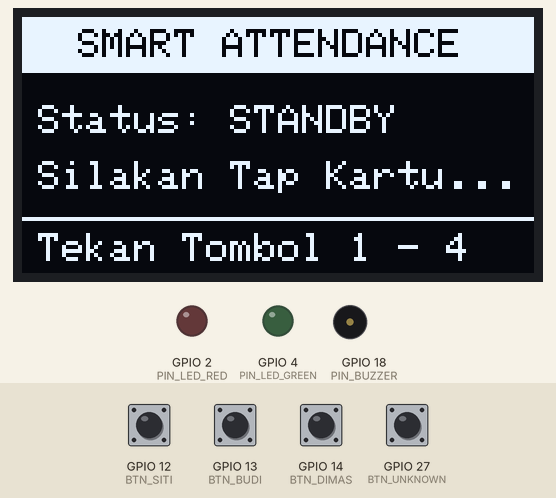
Recording of a sketch running on a simulated ESP32. On the bench: 128×64 one-colour display, output pins drawn as LEDs (lit = HIGH), buzzer (waves = sounding). Inputs (shaded band) come from the test bench; at power-on: GPIO 12 (BTN_SITI), GPIO 13 (BTN_BUDI), GPIO 14 (BTN_DIMAS), GPIO 27 (BTN_UNKNOWN) HIGH. What the sketch prints to the serial monitor is not drawn.

Above: at 1.6 s.
1.7 s: GPIO 12 (BTN_SITI) pulled LOW for 0.15 s
At 3.6 s:
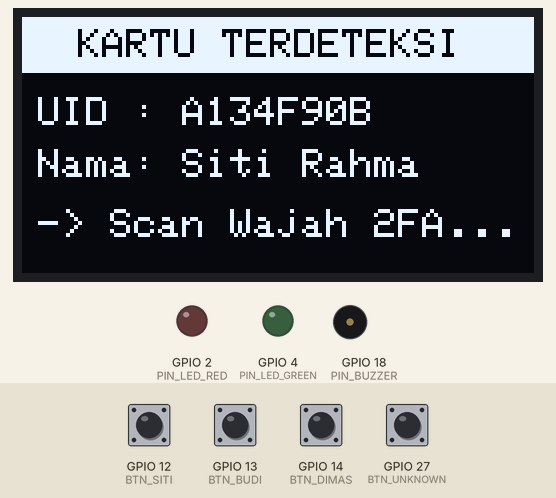
4.8 s: GPIO 27 (BTN_UNKNOWN) pulled LOW for 0.15 s
At 6.0 s:
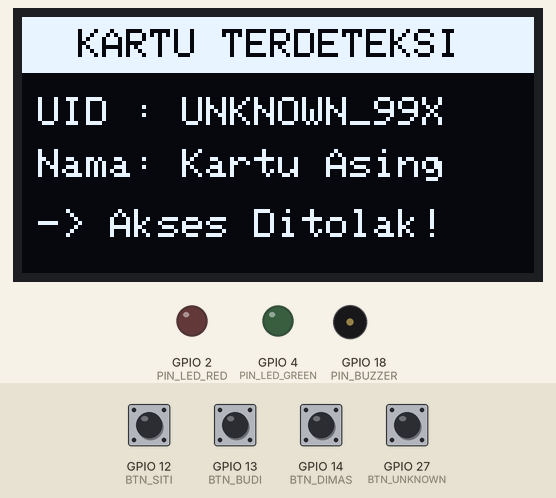
7.9 s: GPIO 13 (BTN_BUDI) pulled LOW for 0.15 s
At 8.7 s:
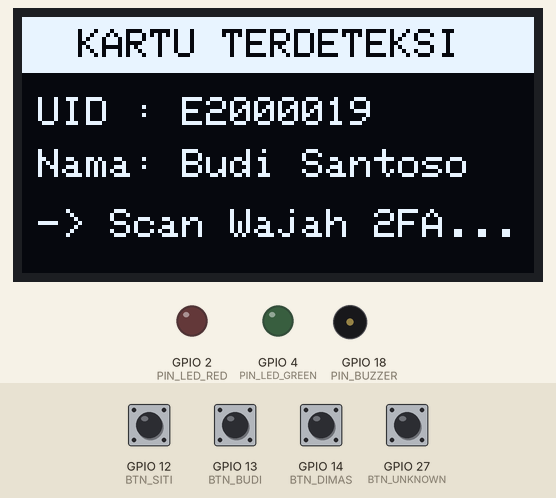
11.0 s: GPIO 14 (BTN_DIMAS) pulled LOW for 0.15 s
At 12.1 s:
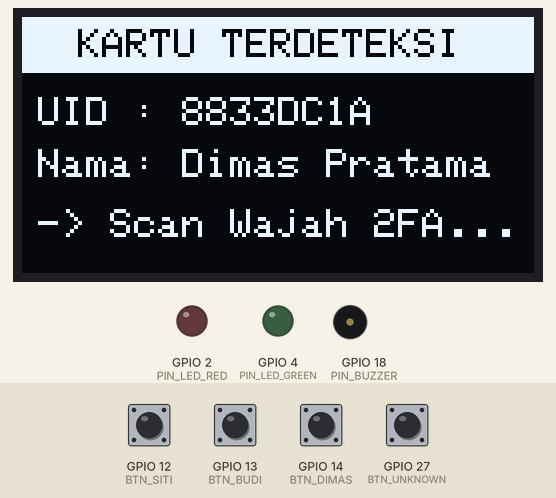
14.1 s: GPIO 14 (BTN_DIMAS) pulled LOW for 1 s
At 14.38 s:
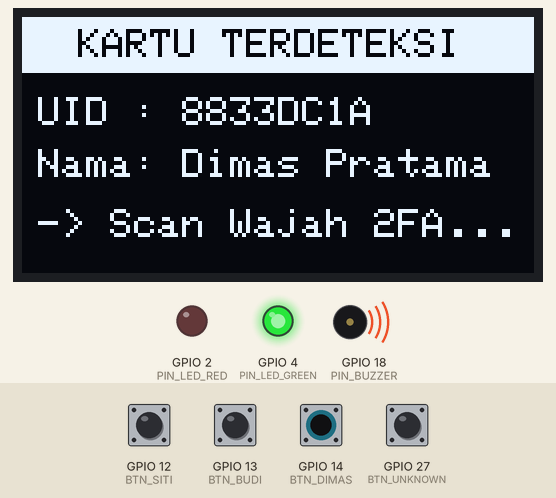
18.1 s: GPIO 12 (BTN_SITI) pulled LOW for 1 s
At 18.37 s:
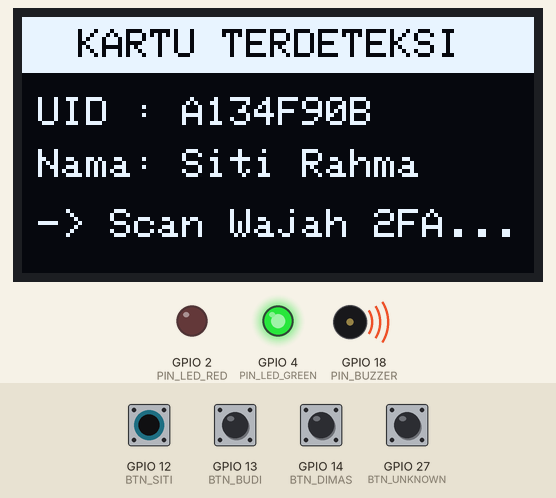
Timing chart, 0 to 21.1 s (numbered marks = the images above; inputs shaded):
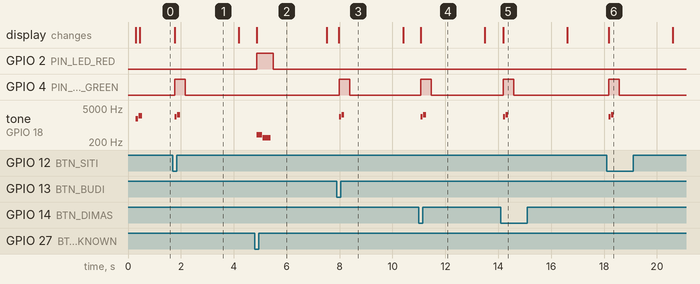

Measured:
- after the input at 1.7 s, GPIO 4 (PIN_LED_GREEN): LOW → HIGH after 0.07 s, → LOW 0.40 s later; tone on GPIO 18 (PIN_BUZZER): silent → 2200 Hz after 0.07 s, → silent 0.08 s later, → 2600 Hz 0.02 s later, → silent 0.10 s later; the display: changes after 0.07 s (image 1)
- after the input at 4.8 s, GPIO 2 (PIN_LED_RED): LOW → HIGH after 0.08 s, → LOW 0.62 s later; tone on GPIO 18 (PIN_BUZZER): silent → 400 Hz after 0.08 s, → silent 0.20 s later, → 300 Hz 0.02 s later, → silent 0.30 s later; the display: changes after 0.08 s (image 2)
- after the input at 7.9 s, GPIO 4 (PIN_LED_GREEN): LOW → HIGH after 0.08 s, → LOW 0.40 s later; tone on GPIO 18 (PIN_BUZZER): silent → 2200 Hz after 0.08 s, → silent 0.08 s later, → 2600 Hz 0.02 s later, → silent 0.10 s later; the display: changes after 0.08 s (image 3)
- after the input at 11.0 s, GPIO 4 (PIN_LED_GREEN): LOW → HIGH after 0.07 s, → LOW 0.40 s later; tone on GPIO 18 (PIN_BUZZER): silent → 2200 Hz after 0.07 s, → silent 0.08 s later, → 2600 Hz 0.02 s later, → silent 0.10 s later; the display: changes after 0.07 s (image 4)
- after the input at 14.1 s, GPIO 4 (PIN_LED_GREEN): LOW → HIGH after 0.08 s, → LOW 0.40 s later; tone on GPIO 18 (PIN_BUZZER): silent → 2200 Hz after 0.08 s, → silent 0.08 s later, → 2600 Hz 0.02 s later, → silent 0.10 s later; the display: changes after 0.08 s (image 5)
- after the input at 18.1 s, GPIO 4 (PIN_LED_GREEN): LOW → HIGH after 0.08 s, → LOW 0.40 s later; tone on GPIO 18 (PIN_BUZZER): silent → 2200 Hz after 0.08 s, → silent 0.08 s later, → 2600 Hz 0.02 s later, → silent 0.10 s later; the display: changes after 0.08 s (image 6)

The sketch:

sketch.ino
```cpp
/*
 * =========================================================================
 * SMART ATTENDANCE 2FA - ESP32 WOKWI FAST-COMPILE EDITION
 * Super Cepat Dikompilasi di Wokwi (Tanpa Timeout / Server Busy)
 * =========================================================================
 */

#include <Wire.h>
#include <Adafruit_GFX.h>
#include <Adafruit_SSD1306.h>

// =========================================================================
// KONFIGURASI PIN
// =========================================================================
#define SCREEN_WIDTH 128
#define SCREEN_HEIGHT 64
#define OLED_RESET -1
Adafruit_SSD1306 display(SCREEN_WIDTH, SCREEN_HEIGHT, &Wire, OLED_RESET);

// Output
#define PIN_BUZZER    18
#define PIN_LED_GREEN 4
#define PIN_LED_RED   2

// Tombol Simulasi Kartu RFID (Input Pullup: aktif saat ditekan / LOW)
#define BTN_BUDI      13  // Kartu 1: Budi Santoso (E2000019)
#define BTN_SITI      12  // Kartu 2: Siti Rahma   (A134F90B)
#define BTN_DIMAS     14  // Kartu 3: Dimas Pratama (8833DC1A)
#define BTN_UNKNOWN   27  // Kartu 4: Kartu Asing   (UNKNOWN_99X)

// Data Kartu Dummy
struct Card {
  const char* uid;
  const char* name;
};

const Card CARDS[] = {
  {"E2000019", "Budi Santoso"},
  {"A134F90B", "Siti Rahma"},
  {"8833DC1A", "Dimas Pratama"},
  {"UNKNOWN_99X", "Kartu Asing"}
};

// =========================================================================
// DISPLAY OLED HELPERS
// =========================================================================
void showStandbyScreen() {
  display.clearDisplay();
  display.setTextColor(SSD1306_WHITE);

  // Header
  display.fillRect(0, 0, SCREEN_WIDTH, 14, SSD1306_WHITE);
  display.setTextColor(SSD1306_BLACK, SSD1306_WHITE);
  display.setTextSize(1);
  display.setCursor(14, 3);
  display.print("SMART ATTENDANCE");

  // Body
  display.setTextColor(SSD1306_WHITE);
  display.setCursor(4, 22);
  display.print("Status: STANDBY");

  display.setCursor(4, 36);
  display.print("Silakan Tap Kartu...");

  // Footer
  display.drawLine(0, 50, SCREEN_WIDTH, 50, SSD1306_WHITE);
  display.setCursor(4, 54);
  display.print("Tekan Tombol 1 - 4");

  display.display();
}

void showScannedScreen(const char* uid, const char* name, bool isKnown) {
  display.clearDisplay();
  display.setTextColor(SSD1306_WHITE);

  // Header
  display.fillRect(0, 0, SCREEN_WIDTH, 14, SSD1306_WHITE);
  display.setTextColor(SSD1306_BLACK, SSD1306_WHITE);
  display.setTextSize(1);
  display.setCursor(14, 3);
  display.print("KARTU TERDETEKSI");

  // Detail
  display.setTextColor(SSD1306_WHITE);
  display.setCursor(4, 20);
  display.print("UID : ");
  display.print(uid);

  display.setCursor(4, 33);
  display.print("Nama: ");
  display.print(name);

  display.setCursor(4, 48);
  if (isKnown) {
    display.print("-> Scan Wajah 2FA...");
  } else {
    display.print("-> Akses Ditolak!");
  }

  display.display();
}

// =========================================================================
// FEEDBACK SUARA & LED
// =========================================================================
void triggerTapFeedback(bool isKnown) {
  if (isKnown) {
    digitalWrite(PIN_LED_GREEN, HIGH);
    tone(PIN_BUZZER, 2200, 80);
    delay(100);
    tone(PIN_BUZZER, 2600, 100);
    delay(300);
    digitalWrite(PIN_LED_GREEN, LOW);
  } else {
    digitalWrite(PIN_LED_RED, HIGH);
    tone(PIN_BUZZER, 400, 200);
    delay(220);
    tone(PIN_BUZZER, 300, 300);
    delay(400);
    digitalWrite(PIN_LED_RED, LOW);
  }
}

// =========================================================================
// PROSES PENGIRIMAN DATA
// =========================================================================
void handleCardTap(int cardIndex) {
  const char* uid = CARDS[cardIndex].uid;
  const char* name = CARDS[cardIndex].name;
  bool isKnown = (cardIndex < 3);

  // Update Layar
  showScannedScreen(uid, name, isKnown);

  // Kirim Output Serial ke Terminal (Dibaca oleh Flask app.py jika dihubungkan)
  Serial.println(uid);
  Serial.print("[ESP32] RFID UID Sent: ");
  Serial.print(uid);
  Serial.print(" | ");
  Serial.println(name);

  // Bunyikan Buzzer & Nyalakan LED
  triggerTapFeedback(isKnown);

  delay(2000);
  showStandbyScreen();
}

// =========================================================================
// SETUP
// =========================================================================
void setup() {
  Serial.begin(9600);
  delay(200);

  Serial.println("\n=========================================");
  Serial.println(" SMART ATTENDANCE 2FA - ESP32 WOKWI");
  Serial.println("=========================================");

  pinMode(PIN_BUZZER, OUTPUT);
  pinMode(PIN_LED_GREEN, OUTPUT);
  pinMode(PIN_LED_RED, OUTPUT);

  pinMode(BTN_BUDI, INPUT_PULLUP);
  pinMode(BTN_SITI, INPUT_PULLUP);
  pinMode(BTN_DIMAS, INPUT_PULLUP);
  pinMode(BTN_UNKNOWN, INPUT_PULLUP);

  // Inisialisasi OLED
  if (!display.begin(SSD1306_SWITCHCAPVCC, 0x3C)) {
    Serial.println("[WARN] OLED SSD1306 tidak ditemukan pada 0x3C!");
  }

  // Nada Sambutan
  tone(PIN_BUZZER, 1800, 100);
  delay(120);
  tone(PIN_BUZZER, 2400, 120);

  showStandbyScreen();
}

// =========================================================================
// LOOP
// =========================================================================
void loop() {
  // Tombol 1: Budi
  if (digitalRead(BTN_BUDI) == LOW) {
    delay(40);
    if (digitalRead(BTN_BUDI) == LOW) {
      handleCardTap(0);
    }
  }

  // Tombol 2: Siti
  if (digitalRead(BTN_SITI) == LOW) {
    delay(40);
    if (digitalRead(BTN_SITI) == LOW) {
      handleCardTap(1);
    }
  }

  // Tombol 3: Dimas
  if (digitalRead(BTN_DIMAS) == LOW) {
    delay(40);
    if (digitalRead(BTN_DIMAS) == LOW) {
      handleCardTap(2);
    }
  }

  // Tombol 4: Asing
  if (digitalRead(BTN_UNKNOWN) == LOW) {
    delay(40);
    if (digitalRead(BTN_UNKNOWN) == LOW) {
      handleCardTap(3);
    }
  }

  delay(15);
}
```
